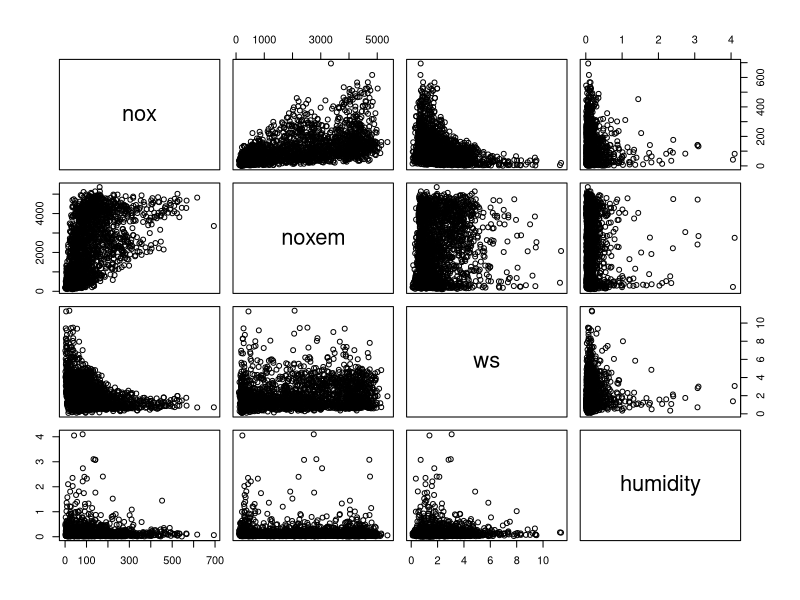
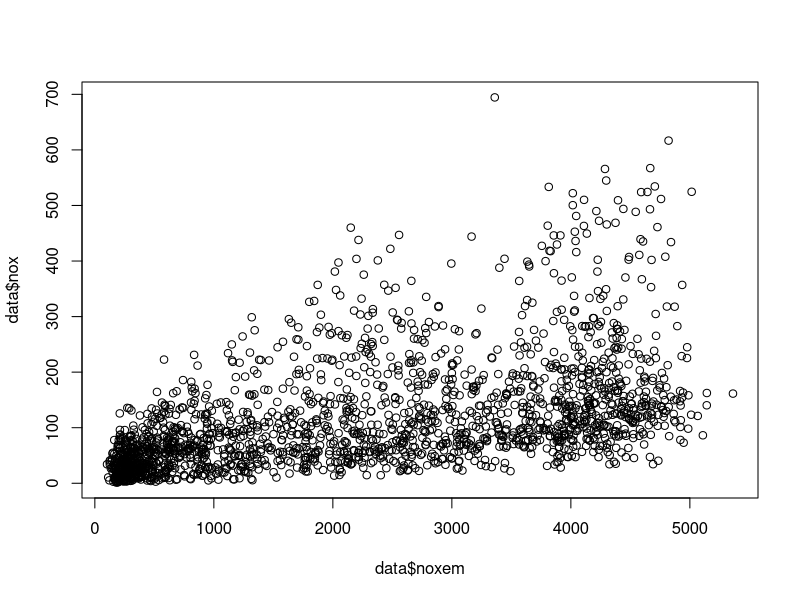
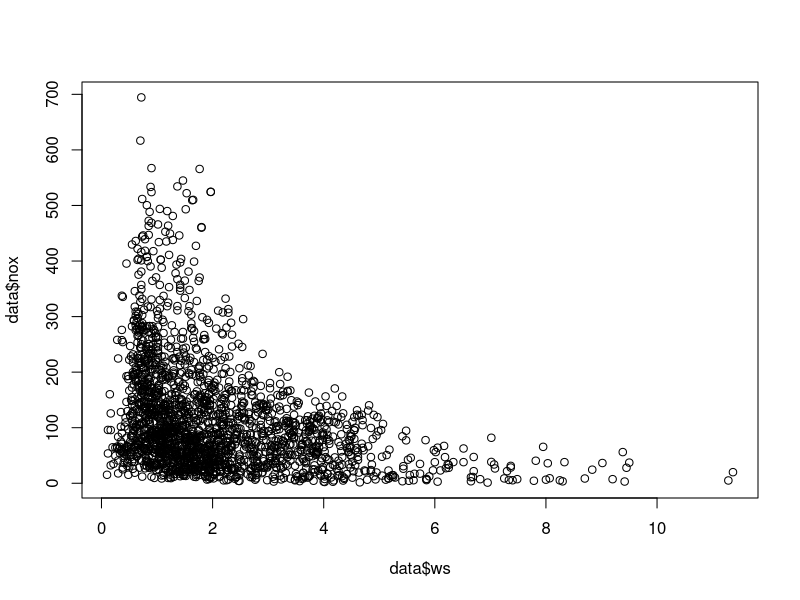
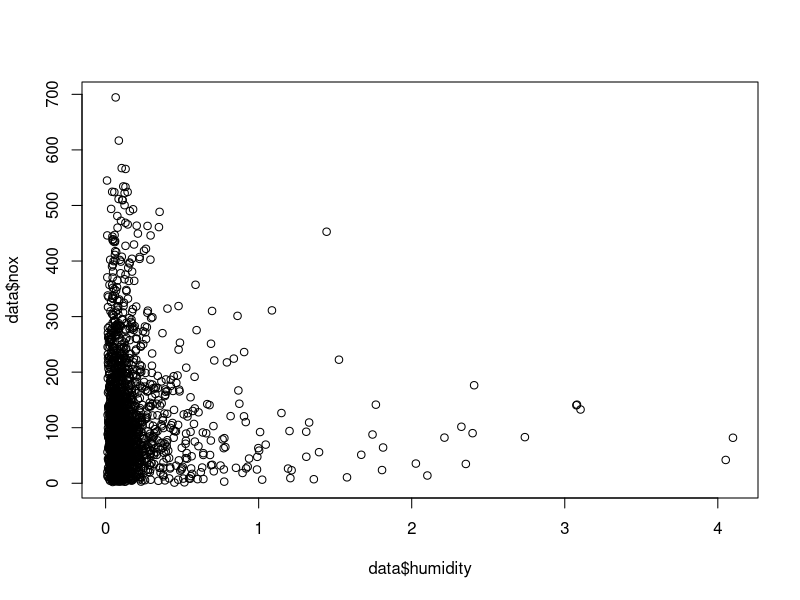
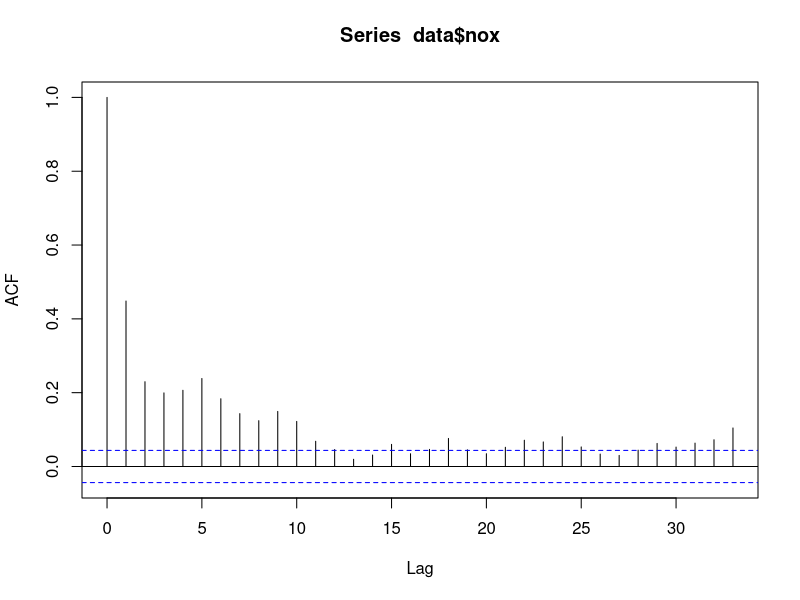
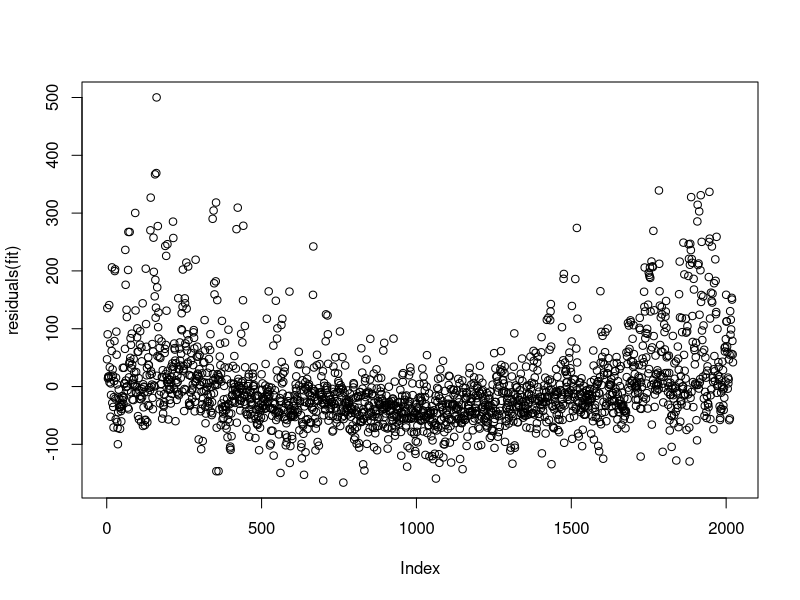

R code for these plots, in order:
# Statistical Data and Analysis - ICA. 

# Import the data:

data <- read.table('emissionssw.dat', header = T)

# Initial Matrix plot of all variables.
pairs(data)

# Plots of Pairs of variables
plot(data$noxem,data$nox)
plot(data$ws,data$nox)
plot(data$humidity,data$nox)

# Auto-correlation ! 
acf(data$nox)


### Multivariate Linear Regression ### 

X = as.matrix(data[,c('noxem','ws','humidity')]);
Y = as.matrix(data[,'nox']);

#  Linear Regression
betahat = solve(t(X) %*% X)%*%t(X)%*% Y ;

# RSS
RSS = t(Y)%*%Y - t(betahat)%*%t(X)%*%Y;

# Residuals
ehat = Y - X%*%betahat;

# Overall Standardised Residuals

fit <- lm(Y ~ X[,1] + X[,2] + X[,3]);
summary(fit);
plot(residuals(fit));


